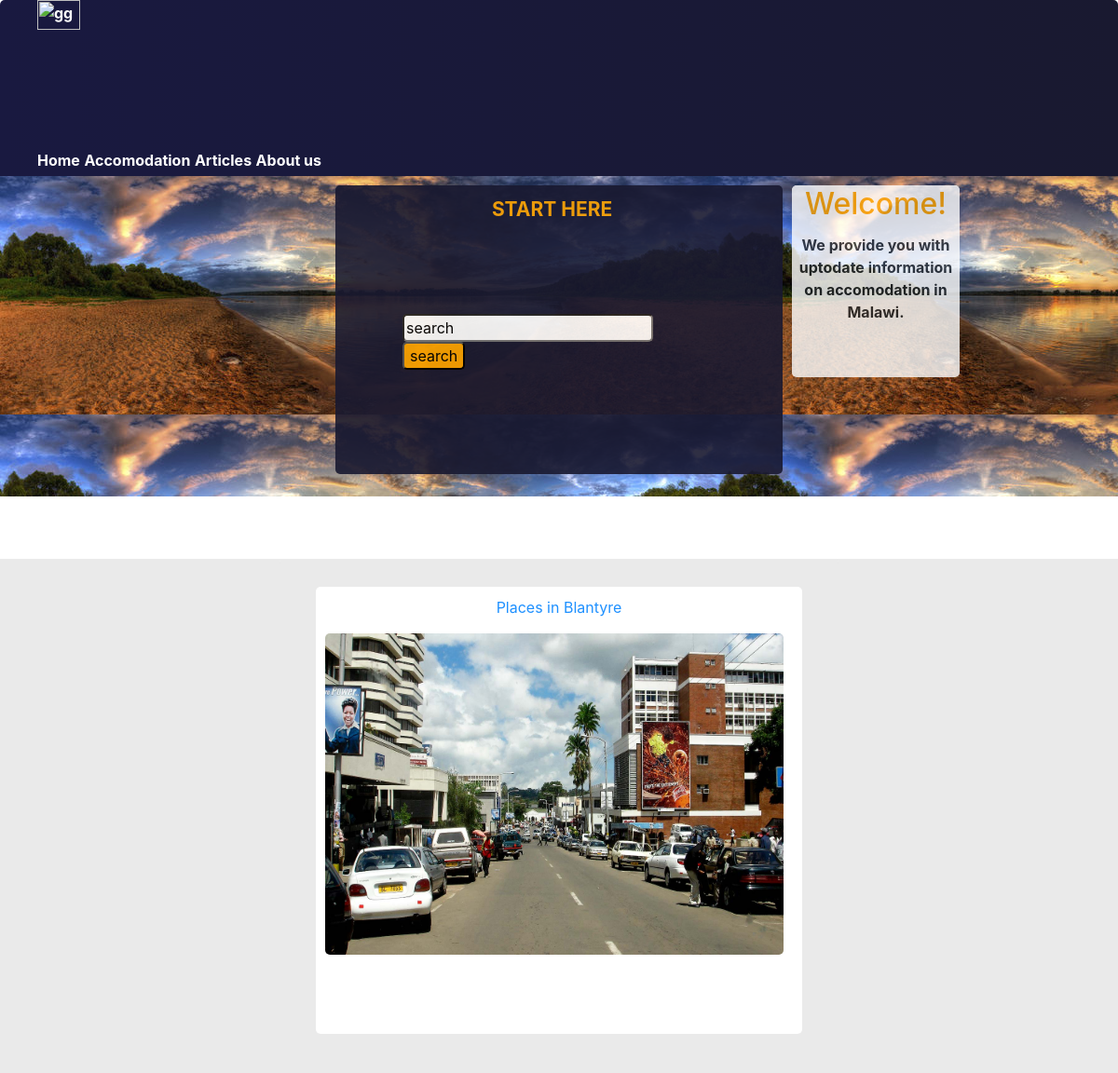
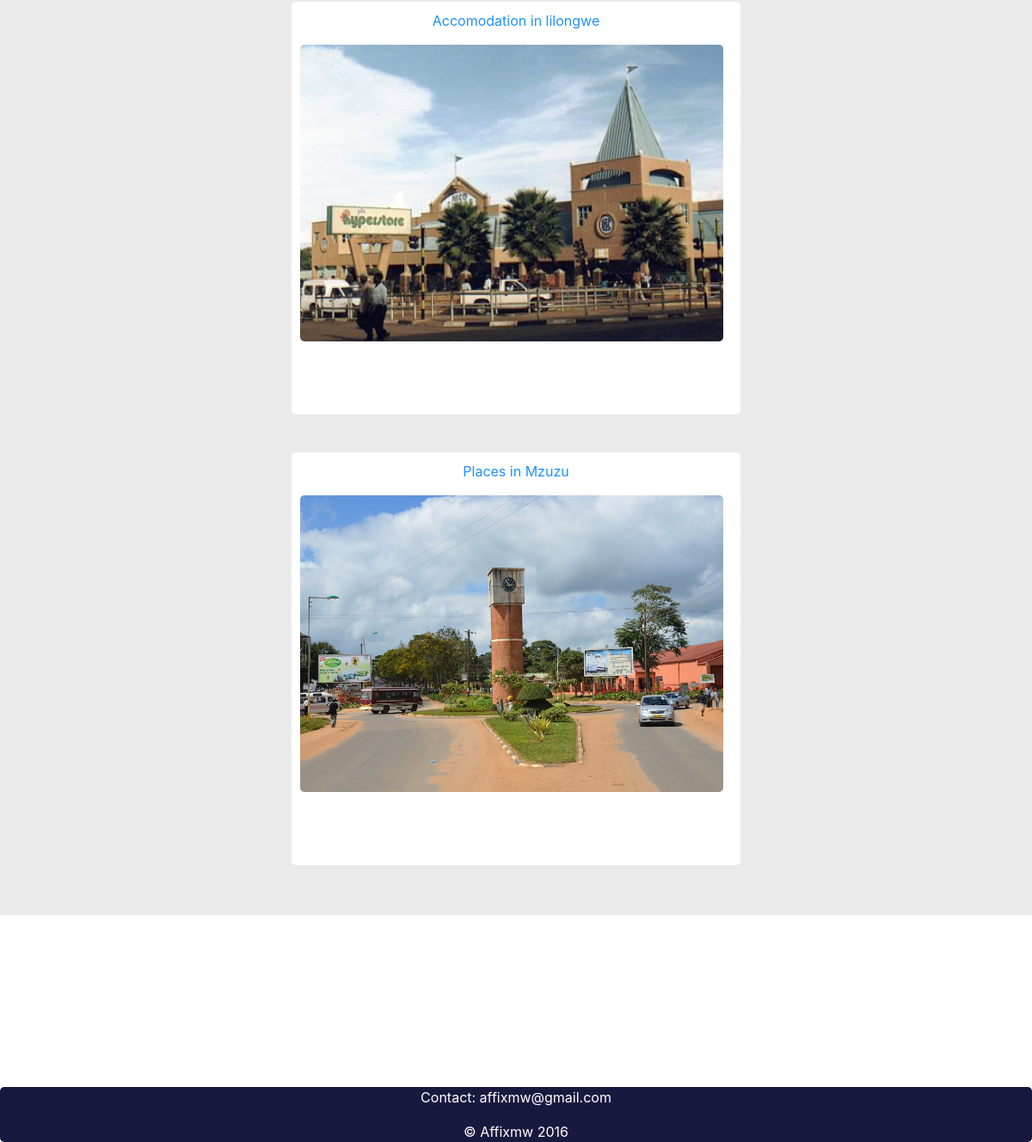
Before: / with the older database file (2 pictures, top to bottom).
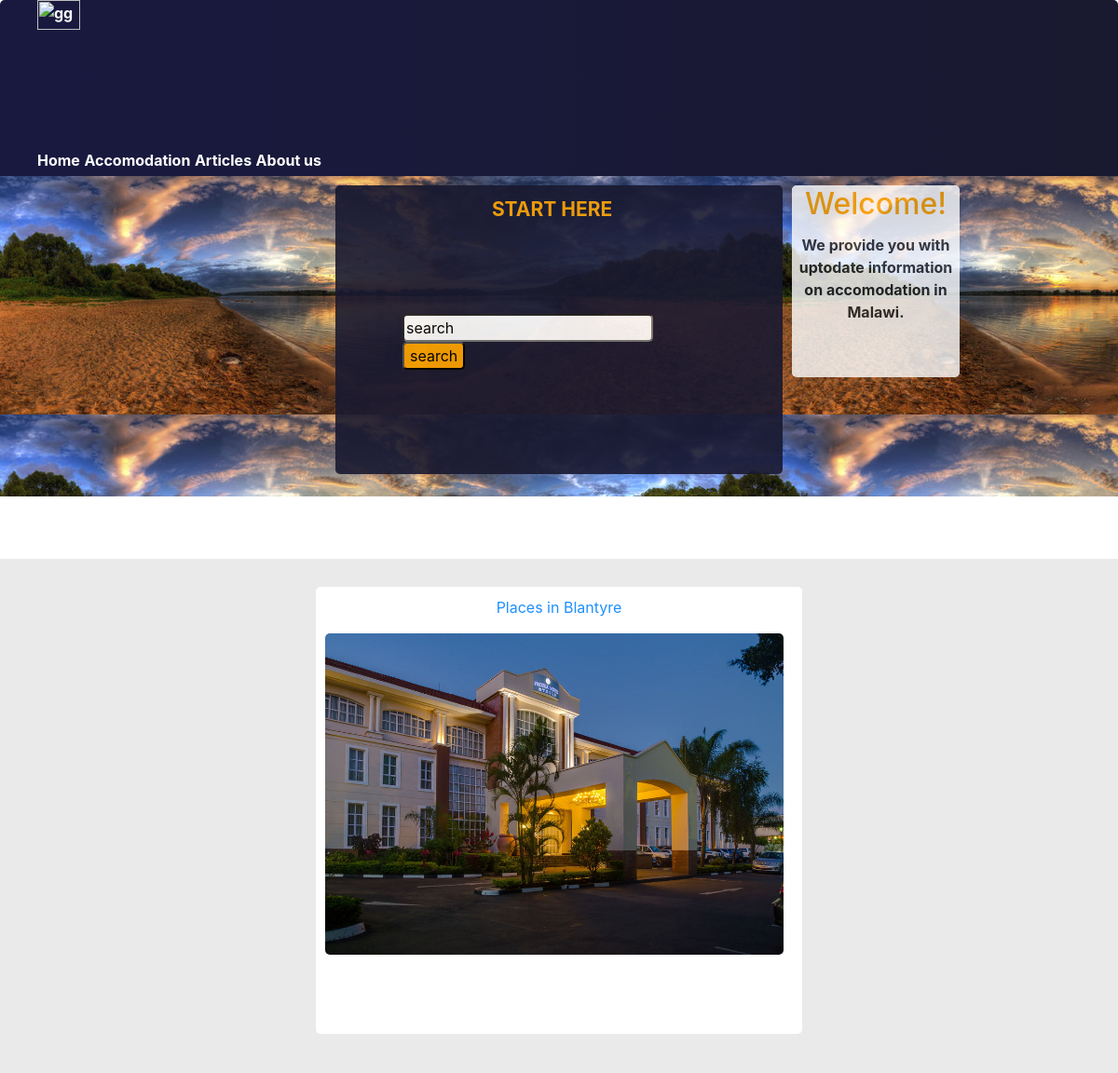
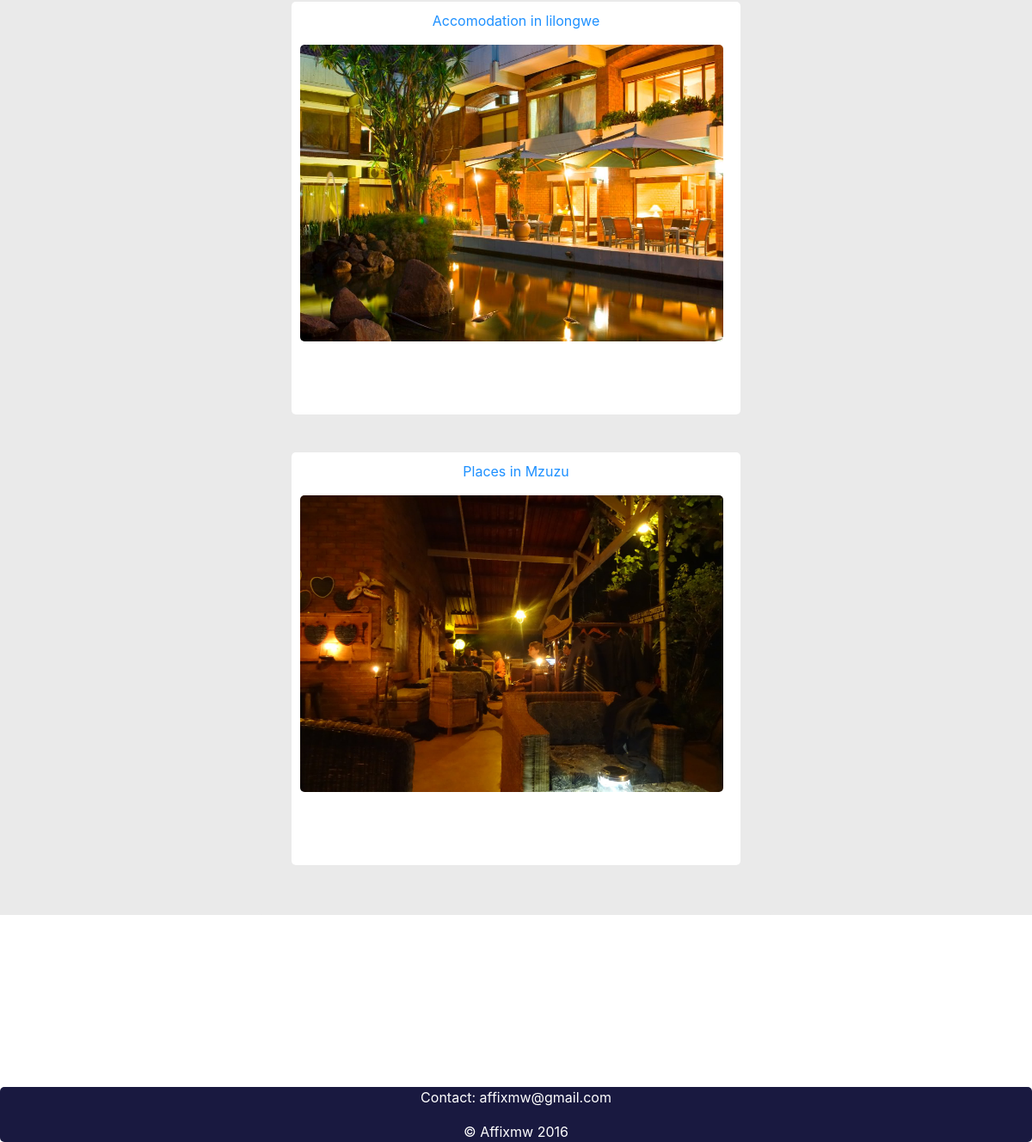
After: the same page with the newer database file (2 pictures, top to bottom).
### details/models.py (models this page shows, shortened)
class Home_page_pics(models.Model):
      Hpic=models.ImageField(blank=True)
      Dis= models.TextField(blank=True)
      _active=models.CharField(max_length= 30,blank=True)
      Name=models.CharField(max_length = 30,blank=True)
      class Meta:
        ordering = ['Name']

### accom/views.py (the view)
# urls.py: 2. Add a URL to urlpatterns:  url(r'^$', views.home, name='home')
def home(request):
    H_p=Home_page_pics.objects.filter(_active='eya')
    sp=Social_ps.objects.filter(_active='owo')
    return render(request,'base.html',locals())

### templates/base.html (shortened to what this page needs)
<html>
<head>
{% load static %}
<link href="httdps://cdn.rawgit.com/levi-p/aff/master/details/static/css/css.css" rel="stylesheet">
<link href="{% static 'css/css.css' %}" type="text/css" rel="stylesheet">
 <link rel="stylesheet" type="text/css" href="{% static "css/bootstrap/bootstrap.css" %}">
</head>
<body>
<div id="container" stddyle="border: ;background-color;blued">
    <div id="content" stylde="backfground-color:#191940;">
<iemg src="{% static 'Affix2.png' %}" style="width:20%;height:auto;" alt="gg">
<div class="one" style="width:100%;height:auto;float:left;padding:0px;">
<ul>
    <li><div stsyle="position:relative;top:-50px;float:left;border:;height:200px;width:70%;margind:5px;"><img src="{% static 'Affix2.png' %}" stylhe="" id="logo" alt="gg">
</div></li>
    <a href="/"><li>Home</li></a>
    <a href="{% url 'Det:details' %}"><li>Accomodation</li></a>
    <a href="{% url 'art:list' %}"><li>Articles</li></a>
    <a href="{% url 'about' %}"><li>About us</li></a>
</ul>
</div>
<div style="border-top:4px solid #191940;width:100%;height:auto;clear:both;border-bottom:2px solid white;position:relative;top:3px;background-colofr:gray;">
{% block content %}
<div id="bgimg" style="background-image: url({% static 'mw3.jpg' %})
">
<div class="w-note" stydle="width:100%;height:auto;float:right;margin-left:170px;background-color:blue;position:relative;top:10px;border-radius:5px;opacity:0.8">
<div style="height:25%;witdth;100%;border:0.5px solid white;text-align:center;background-color:white;border-radius:5px;padding:0px;"><h2 style="color:orange">Welcome!</div>
<p style="color:;font-weight:bold;text-size:8px;text-align:center;">We provide  you with uptodate information on accomodation in Malawi.</p>
</div>
 <div class="search-div" stylde="background-color:red;opacity:1;">
<div class="search-text" stffydle="text-size:2px;width:30%;position:relative;top:10px;margin:auto;color:orange">  <p style="font-weight:bold;">START HERE</p>
</div>
<form action="{% url 'search' %}" method="GET">{% csrf_token %}
<div class="search-form" style="">
<input type="text" name='q' value="search" style="" id="but">
<input type="submit" value="search" style="background-color: orange;border-radius: 5px;" id="bfut"></form>
</div>
 </div> </div>
</div>
</div>
<div class="contain-body" style="">
<div class="sidenav" style="border:" >
</div>
<div class="hp-pics" style="">
{% for H_p in H_p %}
<div class="twoo" style="height:50d%;widsth:90%;background-color:white" >
<div><p style="color:#1E90FF;text-align:center;">{{H_p.Dis}}<p></div>
<img src="{{H_p.Hpic.url}}" id="twoooimg" stdyle="opacity:0.8;height:80%" ></img>
</div></br>
{% endfor %}
</div>
</div>
{% endblock %}
{% block footer %}
<footer style='background-color:#191940;clear:both;border-radius:5px;color:white;text-align:center;'>
                <div class="container">
                    <p class="pull-right">
                    Contact:    affixmw@gmail.com<br></p>
                    <p>    &copy; Affixmw 2016
                    </p>
                </div>
            </footer>
{% endblock%}

Changed rows visible on the page:
changed Home_page_pics "Places in Blantyre": Hpic: a different picture
changed Home_page_pics "Accomodation in lilongwe": Hpic: a different picture
changed Home_page_pics "Places in Mzuzu": Hpic: a different picture
